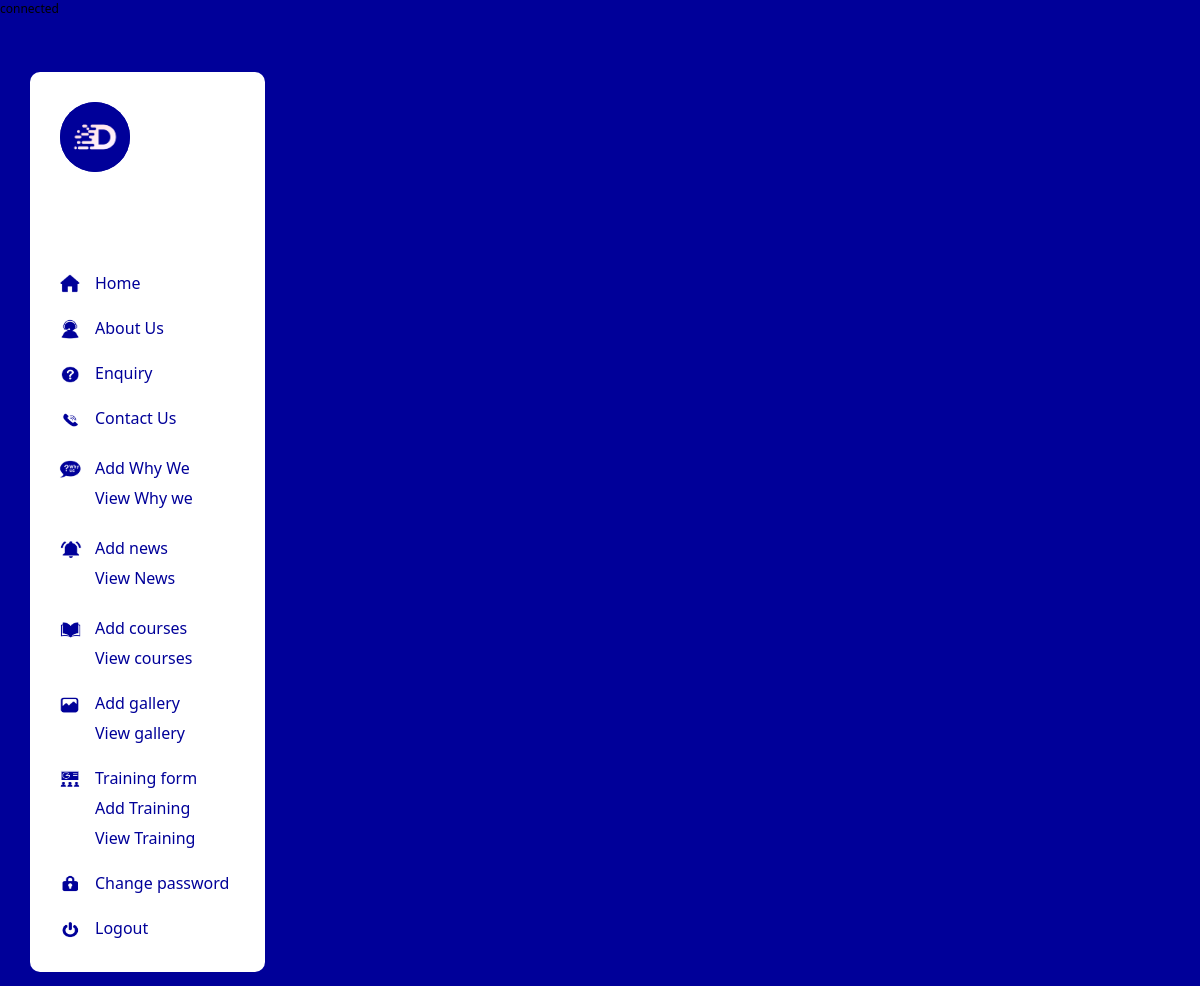
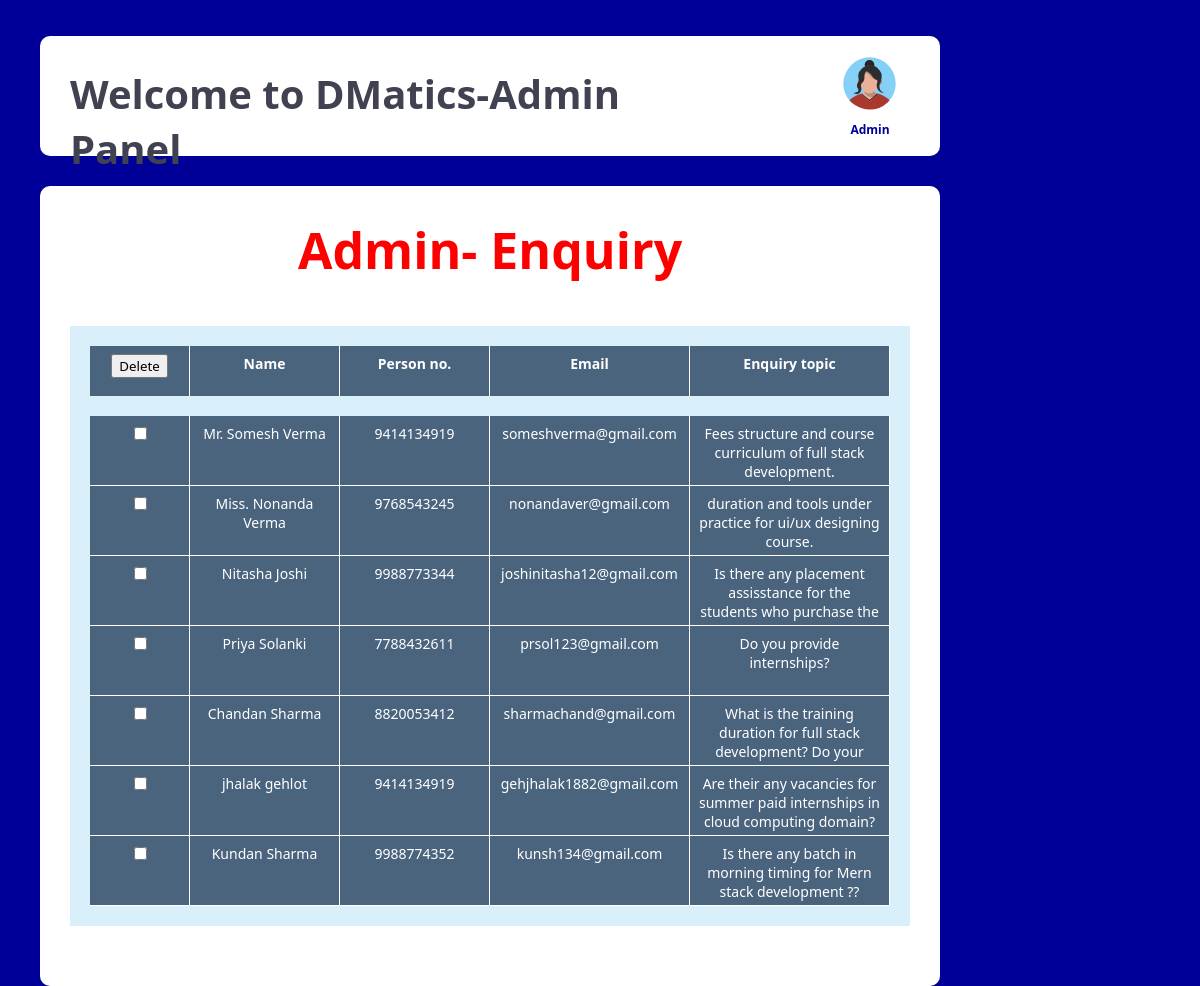
Screenshot of /admin/enquiry.php (signed in) with the database file from the repository (2 pictures, top to bottom).
### tables this page shows
CREATE TABLE `enquiry` (
  `id` int(11) NOT NULL,
  `name` varchar(50) NOT NULL,
  `personNUMBER` varchar(20) NOT NULL,
  `email` varchar(50) NOT NULL,
  `enquiry` text NOT NULL
);

### admin/enquiry.php (the view, shortened to what this page needs)
<?php
include("config/connection.php");
$query="select* from enquiry";
$result=mysqli_query($conn,$query);
?>
<html>
 <head>
    <link href="css/style.css" rel="stylesheet">
 </head>
 <body>
    <div class="bar"></div>
    <?php include ("mleft.php") ?>
    <?php include ("header.php") ?>
    <div class="main">
      <div class="pagetitle">  Admin- Enquiry </div>
      <div class="mright2" style="height:600px;">
        <form method="post">
           <div class="viewrow bold" style="margin-top:20px;">
              <div class="viewcol"> <input type="submit" name="delete" value="Delete" class="del" ></div>
              <div class="viewcol w150"> Name</div>
              <div class="viewcol w150"> Person no.</div>
              <div class="viewcol w200">Email</div>
              <div class="viewcol w200">Enquiry topic</div>
           </div>
           <?php
            while($row=mysqli_fetch_assoc($result))
             {
           ?>
           <div class="viewrow" style="margin-top:20px;">
              <div class="viewcol2"> <input type="checkbox" name="delid[]" value="<?php echo $row ['id'];?>"> </div>
              <div class="viewcol2 w150"><?php echo $row['name']?> </div>
              <div class="viewcol2 w150"> <?php echo $row['personNUMBER']?> </div>
              <div class="viewcol2 w200"><?php echo $row['email']?> </div>
              <div class="viewcol2 w200"><?php echo $row['enquiry']?> </div>
           </div>
           <?php
            }
           ?>
        </form>
      </div>
      </div>
    </div>
 </body>
</html>

### admin/mleft.php
 <div class="mleft">
     <div class="dmaticslogo">
         <img src="images\dmaticslogo.png" width="100%" height="100%" alt="logo">
     </div>
     <div class="menubox" style="margin-top:100px;">
        <a href="home.php">
         <div class="menuicon">
            <img src="images\1.png" width="100%" height="100%" alt="icon">
         </div>
         <div class="menus"> Home</div> </a>
     </div>
     <div class="menubox">
        <a href="aboutus.php">
          <div class="menuicon">
            <img src="images\2.png" width="100%" height="100%" alt="icon">
         </div>
        <div class="menus"> About Us </div> </a>
      </div>
     <div class="menubox">
        <a href="enquiry.php">
          <div class="menuicon">
            <img src="images\3.png" width="100%" height="100%" alt="icon">
          </div>
          <div class="menus"> Enquiry </div> </a>
      </div>
     <div class="menubox">
       <a href="contactus.php">
         <div class="menuicon">
            <img src="images\4.png" width="100%" height="100%" alt="icon">
         </div>
        <div class="menus"> Contact Us </div> </a>
      </div>
     <div class="menubox"  style="margin-top:20px;">
       <a href="addwhywe.php">
         <div class="menuicon">
            <img src="images\5.png" width="100%" height="100%" alt="icon">
         </div>
         <div class="menus">Add Why We </div> </a>
      </div>
      <div class="menubox" style="margin-top:0px;">
        <a href="viewwhywe.php">
          <div class="menuicon"></div>
         <div class="menus">View Why we </div> </a>
      </div>
     <div class="menubox" style="margin-top:20px;">
        <a href="addnews.php">
          <div class="menuicon">
            <img src="images\6.png"width="100%" height="100%" alt="icon">
         </div>
         <div class="menus">Add news </div> </a>
      </div>
      <div class="menubox"  style="margin-top:0px;">
        <a href="viewnews.php">
        <div class="menuicon">
         </div>
         <div class="menus">  View News</div> </a>
      </div>
     <div class="menubox" style="margin-top:20px;">
        <a href="addcourses.php">
          <div class="menuicon">
            <img src="images\7.png"width="100%" height="100%" alt="icon">
          </div>
          <div class="menus">Add courses </div> </a>
      </div>
     <div class="menubox"  style="margin-top:0px;">
       <a href="viewcourses.php">
         <div class="menuicon">
         </div>
         <div class="menus"> View courses </div> </a>
      </div>
      <div class="menubox">
        <a href="addgallery.php">
          <div class="menuicon">
            <img src="images\8.png"width="100%" height="100%" alt="icon">
          </div>
         <div class="menus"> Add gallery</div> </a>
      </div>
      <div class="menubox"  style="margin-top:0px;">
        <a href="viewgallery.php">
          <div class="menuicon"></div>
         <div class="menus">View gallery </div> </a>
      </div>
      <div class="menubox">
        <a href="trainingenq.php">
          <div class="menuicon">
            <img src="images\11.png" width="100%" height="100%" alt="icon">
          </div>
         <div class="menus">Training form </div></a>
      </div>
      <div class="menubox" style="margin-top:0px;">
        <a href="addtraining.php">
          <div class="menuicon"></div>
          <div class="menus">Add Training</div></a>
      </div>
      <div class="menubox" style="margin-top:0px;">
        <a href="viewtraining.php">
          <div class="menuicon"></div>
          <div class="menus">View Training </div></a>
      </div>
     <div class="menubox">
        <a href="changepassword.php">
        <div class="menuicon">
            <img src="images\9.png" width="100%" height="100%" alt="icon">
         </div>
        <div class="menus"> Change password</div> </a>
      </div>
     <div class="menubox">
        <a href="logout.php">
        <div class="menuicon">
            <img src="images\10.png" width="100%" height="100%" alt="icon">
         </div>
         <div class="menus">Logout </div> </a>
      </div>
</div>

### admin/header.php
<div class="header">
    <div class="headerinner">
        <b>Welcome to DMatics-Admin Panel</b>
    </div>
    <div class="hadmlogobox">
          <div class="admlogo">
             <img src="images\admin.svg" width="100%" height="100%" alt="admin">
          </div>
          <div class="admname">Admin</div>
    </div>
</div>
<div class="outer">

### admin/css/style.css (style rules this page uses)
* { font-family: 'Segoe UI', Tahoma, Geneva, Verdana, sans-serif; }
body { background-color:#009; margin:0px; padding:0px; color:#000; font-size: 12px;; }
.bar { width:100%; height:5px; background-color:#009; }
.header { width:900px; height:120px; background-color:#fff; margin-top:50px; margin-left:40px; border-radius:10px; float:left; }
.headerinner { width: 700px; height:80px; margin-top:30px; color:#404252; font-size:40px; padding-left:30px; box-sizing: border-box; text-align:left; float:left; }
.hadmlogobox { width: 100px; height:90px; margin-top:20px; margin-left:60px; float:left; }
.admlogo { width:55px; height:55px; background-color:#fff; border-radius:50% 50%; margin-right:3px; float:right; }
.admname { width:60px; height:20px; margin-top:10px; color:#009; font-weight: 600; text-align: center; float:right; }
.mleft { width:235px; height:900px; background-color:#fff; border-radius:10px; margin-left:30px; margin-top:50px; float:left; }
.menubox { width:235px; height:30px; margin-top:15px; float:left; }
.menus { width:150px; height:25px; color:#009; font-size:16px; text-align:left; padding-left:10px; box-sizing: border-box; float:left; }
.menuicon { width:30px; height:25px; background-color:#fff; margin-left:25px; float:left; }
.main { width:900px; min-height:800px; background-color:#fff; margin-top:30px; margin-left:40px; border-radius:10px; float:left; }
.pagetitle { width: 850px; height: 80px; margin:30px auto; text-align: center; font-size: 50px; color: #f00; font-weight: bold; }
.mright2 { width:840px; min-height:600px; background-color:#d9f0fb; margin-left:30px; float:left; }
.viewrow, .vrow { width: 800px; height:50px; background-color:#000; margin: 10px auto; }
.viewcol, .viewcol2 { width: 100px; height: 50px; background-color:rgb(74, 100, 126); border-right: solid 1px #fff; padding-top:8px; padding-left:8px; padding-right:8px; font-size:14px; box-sizing: border-box; text-align: center; overflow: auto; color:white; float:left; }
.viewcol2 { height:70px; border-bottom: solid 1px #fff; }
.w150 { width:150px; }
.w200 { width:200px; }
.bold { font-size:22px; font-weight:bold; }

### rows the page displays
enquiry: name "Mr. Somesh Verma", personNUMBER "9414134919", email "someshverma@gmail.com", enquiry "Fees structure and course curriculum of full stack development."
enquiry: name "Miss. Nonanda Verma", personNUMBER "9768543245", email "nonandaver@gmail.com", enquiry "duration and tools under practice for ui/ux designing course."
enquiry: name "Nitasha Joshi", personNUMBER "9988773344", email "joshinitasha12@gmail.com", enquiry "Is there any placement assisstance for the students who purchase the…"
enquiry: name "Priya Solanki", personNUMBER "7788432611", email "prsol123@gmail.com", enquiry "Do you provide internships?"
enquiry: name "Chandan Sharma", personNUMBER "8820053412", email "sharmachand@gmail.com", enquiry "What is the training duration for full stack development? Do your…"
enquiry: name "jhalak gehlot", personNUMBER "9414134919", email "gehjhalak1882@gmail.com", enquiry "Are their any vacancies for summer paid internships in cloud computing domain?"
enquiry: name "Kundan Sharma", personNUMBER "9988774352", email "kunsh134@gmail.com", enquiry "Is there any batch in morning timing for Mern stack development ??"
